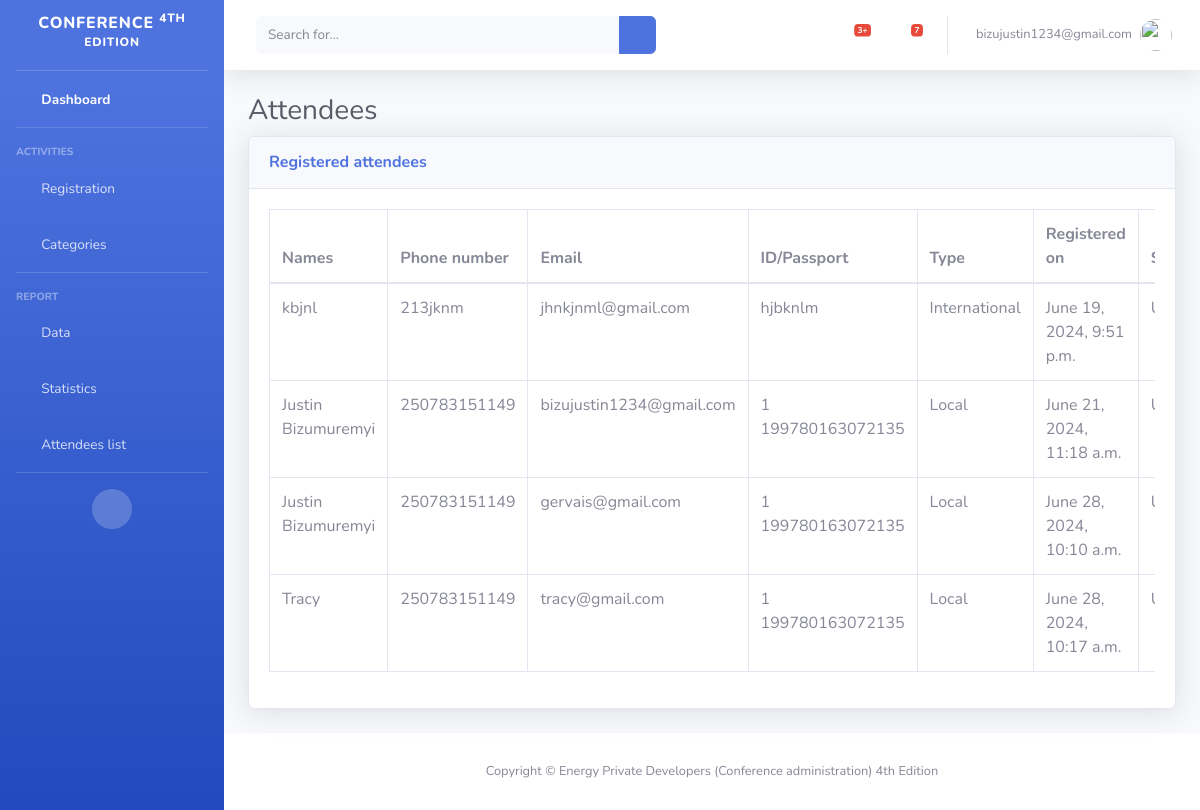
/administration/attendees (signed in), run on the app's committed database.
### conference_planning/models.py (models this page shows, shortened)
class Attendees(models.Model):
    class AttendeeType(models.TextChoices):
        LOCAL = "Local", "Local"
        INTERNATIONAL = "International", "International"
        STUDENT = "Student", "Student"
    STATUS_CHOICES = [
        ('organizer', 'Organizer'),
        ('delegate', 'Delegate'),
        ('exhibitor', 'Exhibitor'),
        ('student', 'Student'),
        ('media', 'Media')
    ]
    names = models.CharField(max_length=250)
    email = models.EmailField()
    identity = models.CharField(max_length=50)
    phone = models.CharField(max_length=20)
    country = models.CharField(max_length=100)
    organization = models.CharField(max_length=100, null=True, blank=True)
    university = models.CharField(max_length=100, null=True, blank=True)
    student_number = models.CharField(max_length=50, null=True, blank=True)
    category = models.CharField(max_length=100, choices=STATUS_CHOICES, default='choose your category')
    attendee_type = models.CharField(max_length=30, choices=AttendeeType.choices, default=AttendeeType.LOCAL, unique=False)
    registered_on = models.DateTimeField(auto_now_add=True)
    STATUS_CHOICES = [
        ('unpaid', 'Unpaid'),
        ('paid', 'Paid'),
    ]
    status = models.CharField(
        max_length=100,
        choices=STATUS_CHOICES,
        default='unpaid',
    )
    class Meta:
        verbose_name_plural = 'Attendees'

### conference_planning/views.py (the view)
# urls.py: path('attendees', views.attendees, name="attendees"),
@login_required
def attendees(request):
    attendees_list = Attendees.objects.all().order_by('id')
    context = {'attendees': attendees_list}
    return render(request, 'conference_planning/administration/attends.html', context)

### conference_planning/templates/conference_planning/administration/attends.html (shortened to what this page needs)
{% load static %}
<!DOCTYPE html>
<html lang="en">
<head>
    <link href="{% static 'administration/vendor/fontawesome-free/css/all.min.css' %}" rel="stylesheet" type="text/css">
    <link href="{% static 'administration/css/sb-admin-2.min.css' %}" rel="stylesheet">
</head>
<body id="page-top">
 <div id="wrapper">
    <ul class="navbar-nav bg-gradient-primary sidebar sidebar-dark accordion" id="accordionSidebar">
        <a class="sidebar-brand d-flex align-items-center justify-content-center" href="{% url 'administration:dashboard' %}">
            <div class="sidebar-brand-text mx-3">Conference <sup>4Th Edition</sup></div>
        </a>
        <hr class="sidebar-divider my-0">
        <li class="nav-item active">
            <a class="nav-link" href="{% url 'administration:dashboard' %}">
                <i class="fas fa-fw fa-tachometer-alt"></i>
                <span>Dashboard</span></a>
        </li>
        <hr class="sidebar-divider">
        <div class="sidebar-heading">
            Activities
        </div>
        <li class="nav-item">
            <a class="nav-link collapsed" href="#" data-toggle="collapse" data-target="#collapseTwo"
                aria-expanded="true" aria-controls="collapseTwo">
                <i class="fas fa-fw fa-cog"></i>
                <span>Registration</span>
            </a>
        </li>
        <li class="nav-item">
            <a class="nav-link collapsed" href="#" data-toggle="collapse" data-target="#collapseUtilities"
                aria-expanded="true" aria-controls="collapseUtilities">
                <i class="fas fa-fw fa-wrench"></i>
                <span>Categories</span>
            </a>
        </li>
        <hr class="sidebar-divider">
        <div class="sidebar-heading">
            Report
        </div>
        <li class="nav-item">
            <a class="nav-link collapsed" href="#" data-toggle="collapse" data-target="#collapsePages"
                aria-expanded="true" aria-controls="collapsePages">
                <i class="fas fa-fw fa-folder"></i>
                <span>Data</span>
            </a>
        </li>
        <li class="nav-item">
            <a class="nav-link" href="#">
                <i class="fas fa-fw fa-chart-area"></i>
                <span>Statistics</span></a>
        </li>
        <li class="nav-item">
            <a class="nav-link" href="{% url 'administration:attendees' %}">
                <i class="fas fa-fw fa-table"></i>
                <span>Attendees list</span></a>
        </li>
        <hr class="sidebar-divider d-none d-md-block">
        <div class="text-center d-none d-md-inline">
            <button class="rounded-circle border-0" id="sidebarToggle"></button>
        </div>
    </ul>
        <div id="content-wrapper" class="d-flex flex-column">
            <div id="content">
                <nav class="navbar navbar-expand navbar-light bg-white topbar mb-4 static-top shadow">
                    <form
                        class="d-none d-sm-inline-block form-inline mr-auto ml-md-3 my-2 my-md-0 mw-100 navbar-search">
                        <div class="input-group">
                            <input type="text" class="form-control bg-light border-0 small" placeholder="Search for..."
                                aria-label="Search" aria-describedby="basic-addon2">
                            <div class="input-group-append">
                                <button class="btn btn-primary" type="button">
                                    <i class="fas fa-search fa-sm"></i>
                                </button>
                            </div>
                        </div>
                    </form>
                    <ul class="navbar-nav ml-auto">
                        <li class="nav-item dropdown no-arrow mx-1">
                            <a class="nav-link dropdown-toggle" href="#" id="alertsDropdown" role="button"
                                data-toggle="dropdown" aria-haspopup="true" aria-expanded="false">
                                <i class="fas fa-bell fa-fw"></i>
                                <span class="badge badge-danger badge-counter">3+</span>
                            </a>
                        </li>
                        <li class="nav-item dropdown no-arrow mx-1">
                            <a class="nav-link dropdown-toggle" href="#" id="messagesDropdown" role="button"
                                data-toggle="dropdown" aria-haspopup="true" aria-expanded="false">
                                <i class="fas fa-envelope fa-fw"></i>
                                <span class="badge badge-danger badge-counter">7</span>
                            </a>
                        </li>
                        <li class="nav-item dropdown no-arrow">
                            <a class="nav-link dropdown-toggle" href="#" id="userDropdown" role="button"
                                data-toggle="dropdown" aria-haspopup="true" aria-expanded="false">
                                <span class="mr-2 d-none d-lg-inline text-gray-600 small">{{ user.email }}</span>
                                <img class="img-profile rounded-circle"
                                    src="{% static 'administration/img/undraw_profile.svg' %}">
                            </a>
                        </li>
                    </ul>
                </nav>
                <div class="container-fluid">
                    <h1 class="h3 mb-2 text-gray-800">Attendees</h1>
                    <div class="card shadow mb-4">
                        <div class="card-header py-3">
                            <h6 class="m-0 font-weight-bold text-primary">Registered attendees</h6>
                        </div>
                        <div class="card-body">
                            <div class="table-responsive">
                                <table class="table table-bordered" id="dataTable" width="100%" cellspacing="0">
                                    <thead>
                                        <tr>
                                            <th>Names</th>
                                            <th>Phone number</th>
                                            <th>Email</th>
                                            <th>ID/Passport</th>
                                            <th>Type</th>
                                            <th>Registered on</th>
                                            <th>Status</th>
                                        </tr>
                                    </thead>
                                    <tbody>
                                        {% for attendee in attendees %}
                                        <tr>
                                            <td>{{ attendee.names }}</td>
                                            <td>{{ attendee.phone }}</td>
                                            <td>{{ attendee.email }}</td>
                                            <td>{{ attendee.identity }}</td>
                                            <td>{{ attendee.attendee_type }}</td>
                                            <td>{{ attendee.registered_on }}</td>
                                            <td>Unpaid</td>
                                        </tr>
                                        {% endfor %}
                                    </tbody>
                                </table>
                            </div>
                        </div>
                    </div>
                </div>
            </div>
            <footer class="sticky-footer bg-white">
                <div class="container my-auto">
                    <div class="copyright text-center my-auto">
                        <span>Copyright &copy; Energy Private Developers (Conference administration) 4th Edition</span>
                    </div>
                </div>
            </footer>
        </div>
    </div>
</body>
</html>

### data on the page
Attendees: names "kbjnl", phone "213jknm", email "jhnkjnml@gmail.com", identity "hjbknlm", attendee_type "International", registered_on "June 19, 2024, 9:51 p.m."
Attendees: names "Justin Bizumuremyi", phone "250783151149", email "bizujustin1234@gmail.com", identity "1 199780163072135", attendee_type "Local", registered_on "June 21, 2024, 11:18 a.m."
Attendees: names "Justin Bizumuremyi", phone "250783151149", email "gervais@gmail.com", identity "1 199780163072135", attendee_type "Local", registered_on "June 28, 2024, 10:10 a.m."
Attendees: names "Tracy", phone "250783151149", email "tracy@gmail.com", identity "1 199780163072135", attendee_type "Local", registered_on "June 28, 2024, 10:17 a.m."

### other printed values
{{ user.email }} "bizujustin1234@gmail.com"
